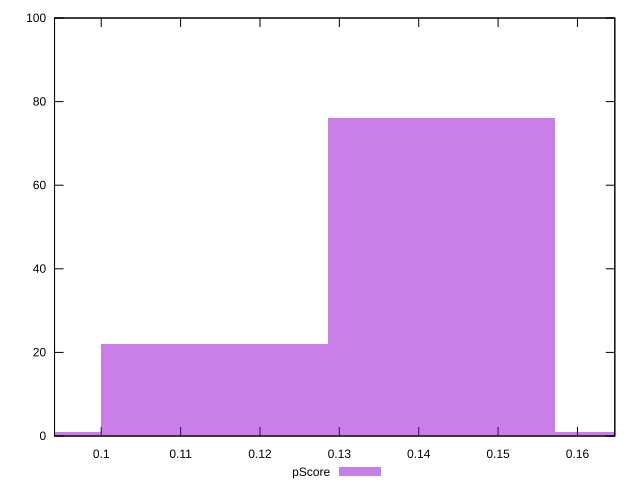

Write the gnuplot code that produced this figure.
reset

$pScore <<EOF
0.1428271273218047 76
0.11426170185744376 22
0.08569627639308282 1
0.17139255278616564 1
EOF

set key outside below
set boxwidth 0.02856542546436094
set xrange [0.09411764705882353:0.16470588235294115]
set yrange [0:100]
set trange [0:100]
set style fill transparent solid 0.5 noborder
set terminal svg size 640, 490 enhanced background rgb 'white'
set output "reports/report_00032_2021-02-25T10-28-15.087Z/unused-javascript/samples/astro/pScore/histogram.svg"

plot $pScore title "pScore" with boxes

reset
